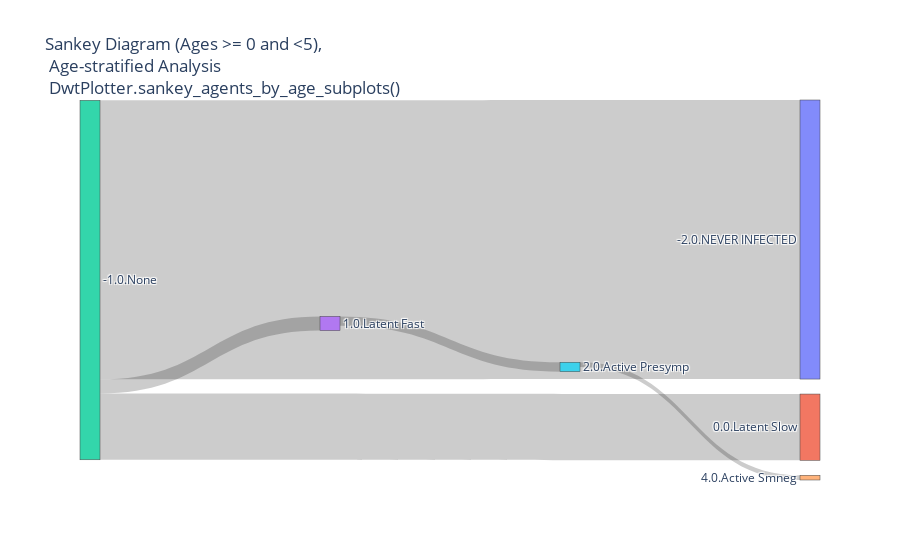
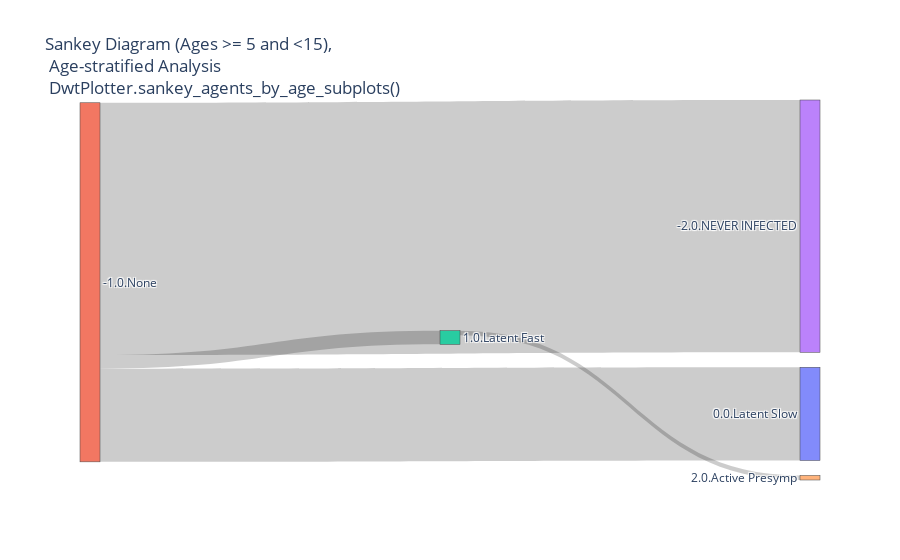
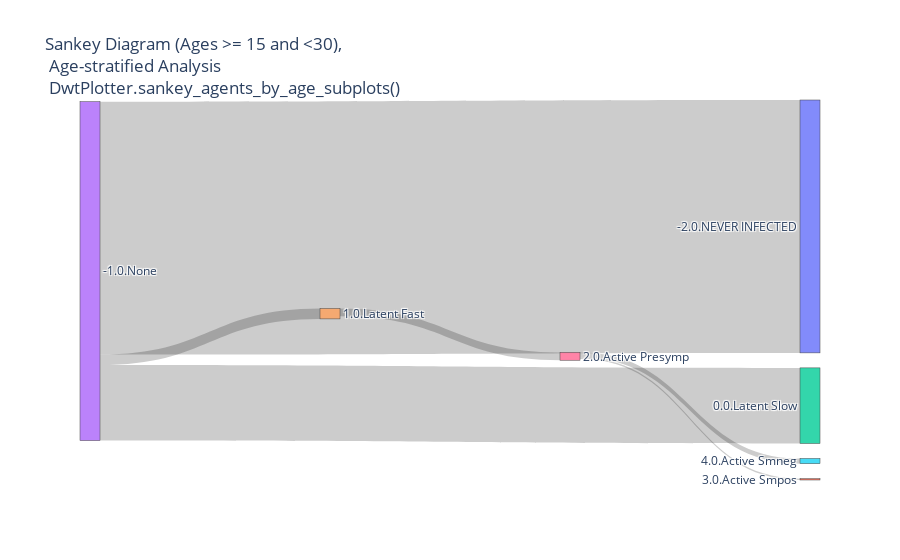
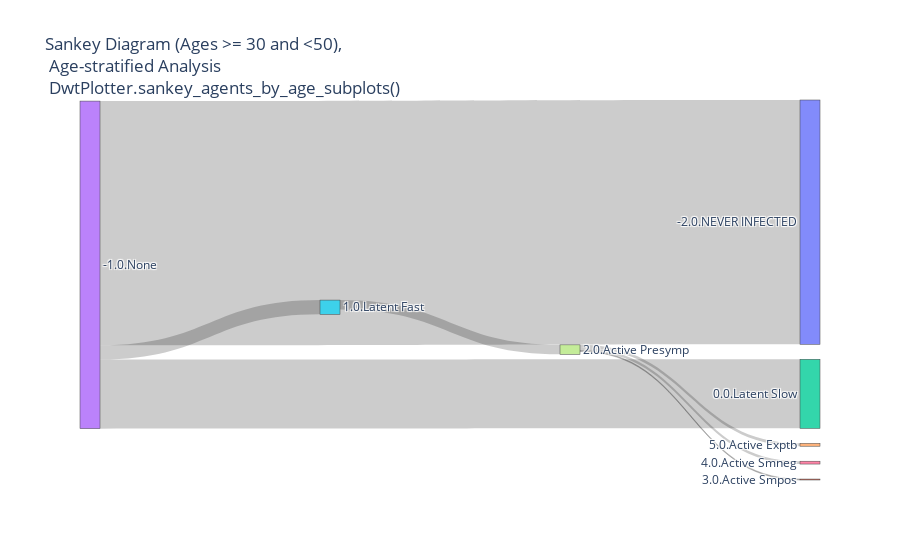

Notebook code cell kept with these figures, in order:
### Code cell
# Sankey diagrams by age groups
analyzer.sankey_agents_by_age_subplots(bins=[0, 5, 15, 30, 50, 200], scenario="Age-stratified Analysis")

### Figure 1 — Plotly figure (JSON) as saved in the notebook; plotly's stock layout.template omitted (floating-point values rounded to 4 significant figures)
{"data": [{"link": {"source": [2, 2, 2, 3, 5], "target": [0, 1, 3, 5, 4], "value": [59, 14, 3, 2, 1]}, "node": {"label": ["-2.0.NEVER INFECTED", "0.0.Latent Slow", "-1.0.None", "1.0.Latent Fast", "4.0.Active Smneg", "2.0.Active Presymp"], "pad": 15, "thickness": 20}, "type": "sankey"}], "layout": {"title": {"text": "Sankey Diagram (Ages >= 0 and <5),<br> Age-stratified Analysis <br> DwtPlotter.sankey_agents_by_age_subplots()"}}}

### Figure 2 — Plotly figure (JSON) as saved in the notebook; plotly's stock layout.template omitted (floating-point values rounded to 4 significant figures)
{"data": [{"link": {"source": [1, 1, 1, 2], "target": [3, 0, 2, 4], "value": [111, 41, 6, 2]}, "node": {"label": ["0.0.Latent Slow", "-1.0.None", "1.0.Latent Fast", "-2.0.NEVER INFECTED", "2.0.Active Presymp"], "pad": 15, "thickness": 20}, "type": "sankey"}], "layout": {"title": {"text": "Sankey Diagram (Ages >= 5 and <15),<br> Age-stratified Analysis <br> DwtPlotter.sankey_agents_by_age_subplots()"}}}

### Figure 3 — Plotly figure (JSON) as saved in the notebook; plotly's stock layout.template omitted (floating-point values rounded to 4 significant figures)
{"data": [{"link": {"source": [3, 3, 3, 4, 6, 6], "target": [0, 2, 4, 6, 1, 5], "value": [194, 58, 8, 6, 1, 4]}, "node": {"label": ["-2.0.NEVER INFECTED", "3.0.Active Smpos", "0.0.Latent Slow", "-1.0.None", "1.0.Latent Fast", "4.0.Active Smneg", "2.0.Active Presymp"], "pad": 15, "thickness": 20}, "type": "sankey"}], "layout": {"title": {"text": "Sankey Diagram (Ages >= 15 and <30),<br> Age-stratified Analysis <br> DwtPlotter.sankey_agents_by_age_subplots()"}}}

### Figure 4 — Plotly figure (JSON) as saved in the notebook; plotly's stock layout.template omitted (floating-point values rounded to 4 significant figures)
{"data": [{"link": {"source": [3, 3, 3, 5, 7, 7, 7], "target": [0, 2, 5, 7, 1, 6, 4], "value": [258, 73, 15, 10, 1, 3, 3]}, "node": {"label": ["-2.0.NEVER INFECTED", "3.0.Active Smpos", "0.0.Latent Slow", "-1.0.None", "5.0.Active Exptb", "1.0.Latent Fast", "4.0.Active Smneg", "2.0.Active Presymp"], "pad": 15, "thickness": 20}, "type": "sankey"}], "layout": {"title": {"text": "Sankey Diagram (Ages >= 30 and <50),<br> Age-stratified Analysis <br> DwtPlotter.sankey_agents_by_age_subplots()"}}}
